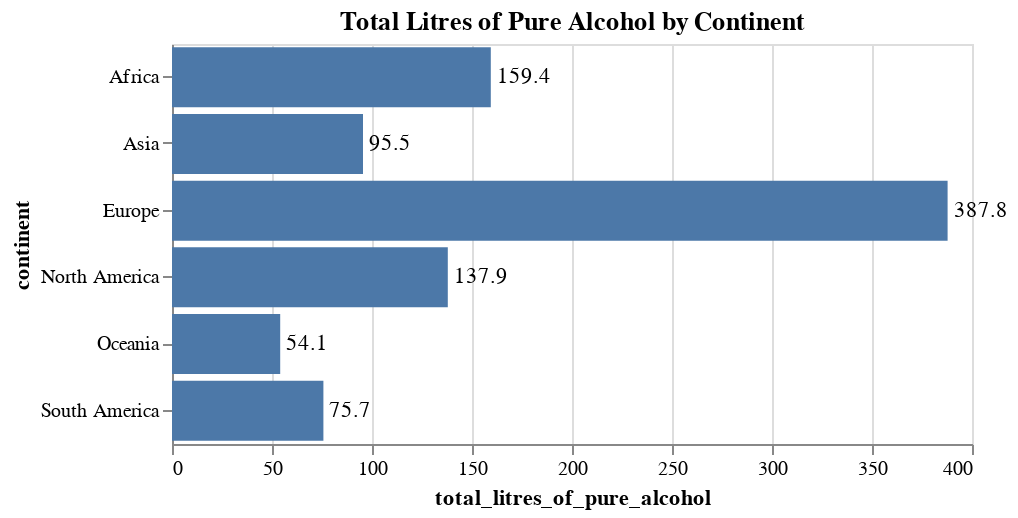

Notebook code cell kept with this figure:
### Code cell
bars = (
    alt.Chart(continent_groups_pure_alcohol)
    .mark_bar()
    .encode(x="total_litres_of_pure_alcohol:Q", y="continent:N")
)

text = bars.mark_text(
    align="left",
    baseline="middle",
    dx=3,  # Nudges text to right so it doesn't appear on top of the bar
).encode(text="total_litres_of_pure_alcohol:Q")

(bars + text).properties(height=200, title="Total Litres of Pure Alcohol by Continent")

### Figure 1 — Vega-Lite specification as saved in the notebook (floating-point values rounded to 4 significant figures)
{"config": {"view": {"continuousWidth": 400, "continuousHeight": 300}}, "layer": [{"mark": "bar", "encoding": {"x": {"field": "total_litres_of_pure_alcohol", "type": "quantitative"}, "y": {"field": "continent", "type": "nominal"}}}, {"mark": {"type": "text", "align": "left", "baseline": "middle", "dx": 3}, "encoding": {"text": {"field": "total_litres_of_pure_alcohol", "type": "quantitative"}, "x": {"field": "total_litres_of_pure_alcohol", "type": "quantitative"}, "y": {"field": "continent", "type": "nominal"}}}], "data": {"name": "data-2dd417a3d1a673576fa3f3cb845bd6d0"}, "height": 200, "title": "Total Litres of Pure Alcohol by Continent", "$schema": "https://vega.github.io/schema/vega-lite/v4.17.0.json", "datasets": {"data-2dd417a3d1a673576fa3f3cb845bd6d0": [{"continent": "Africa", "total_litres_of_pure_alcohol": 159.4}, {"continent": "Asia", "total_litres_of_pure_alcohol": 95.5}, {"continent": "Europe", "total_litres_of_pure_alcohol": 387.8}, {"continent": "North America", "total_litres_of_pure_alcohol": 137.9}, {"continent": "Oceania", "total_litres_of_pure_alcohol": 54.1}, {"continent": "South America", "total_litres_of_pure_alcohol": 75.7}]}}
